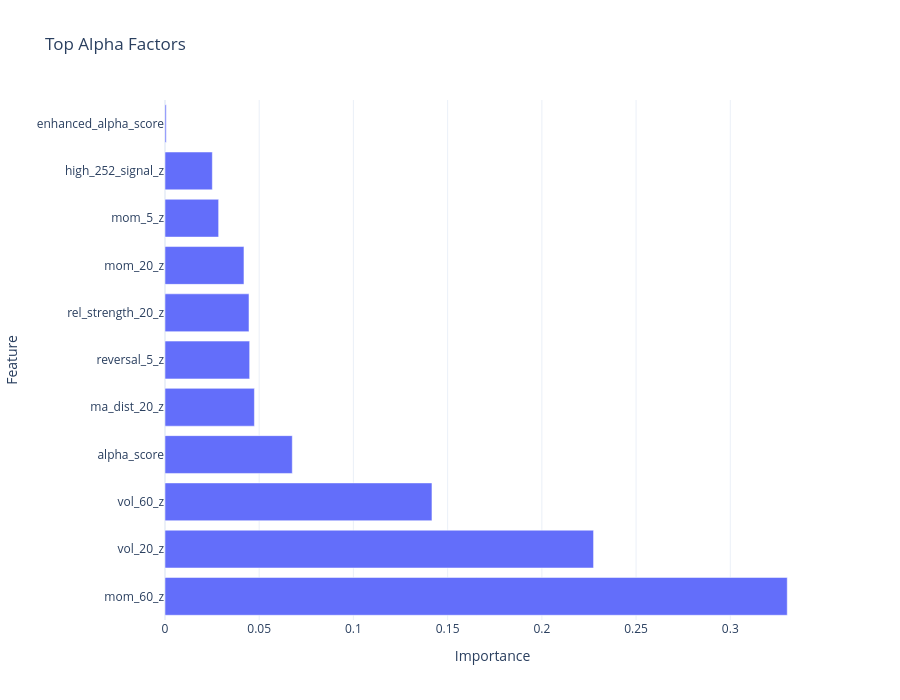

The notebook cell saved with this chart:
### Code cell
# ============================================================
# CELL 30: Feature Importance
# ============================================================

feature_importance = pd.DataFrame({
    "Feature": X_train.columns,
    "Importance": enhanced_model.feature_importances_
})

feature_importance = (
    feature_importance
    .sort_values("Importance", ascending=False)
)

display(feature_importance.head(15))

fig = go.Figure()

fig.add_trace(
    go.Bar(
        x=feature_importance.head(15)["Importance"],
        y=feature_importance.head(15)["Feature"],
        orientation="h"
    )
)

fig.update_layout(
    title="Top Alpha Factors",
    xaxis_title="Importance",
    yaxis_title="Feature",
    template="plotly_white",
    height=700
)

fig.show()

### Figure 1 — Plotly figure (JSON) as saved in the notebook; plotly's stock layout.template omitted (floating-point values rounded to 4 significant figures)
{"data": [{"orientation": "h", "type": "bar", "x": [0.3302, 0.2274, 0.1417, 0.06755, 0.04745, 0.04493, 0.04457, 0.04191, 0.02847, 0.02512, 0.0006557], "y": ["mom_60_z", "vol_20_z", "vol_60_z", "alpha_score", "ma_dist_20_z", "reversal_5_z", "rel_strength_20_z", "mom_20_z", "mom_5_z", "high_252_signal_z", "enhanced_alpha_score"]}], "layout": {"height": 700, "title": {"text": "Top Alpha Factors"}, "xaxis": {"title": {"text": "Importance"}}, "yaxis": {"title": {"text": "Feature"}}}}
